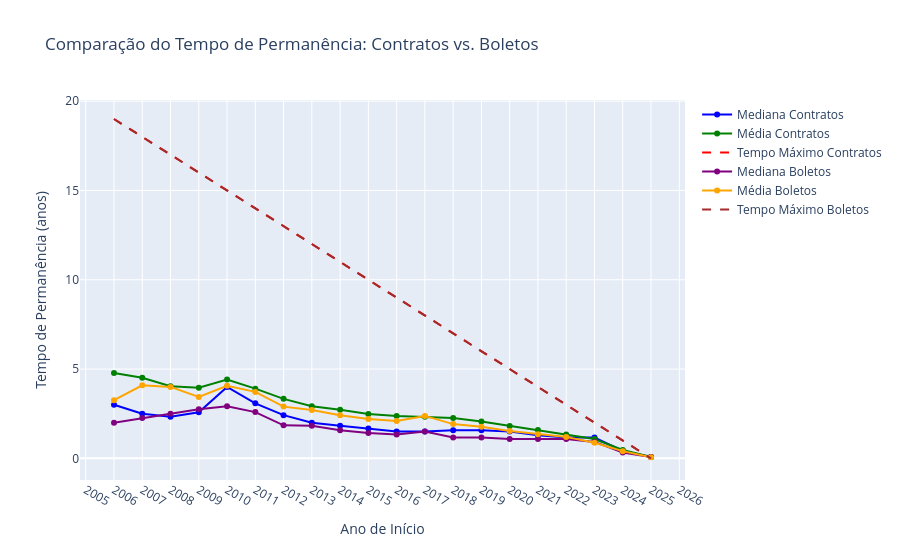

Notebook code cell kept with this figure:
### Markdown cell above
### 2006 Filtrado

### Code cell
analisar_permanencia_comparada(tabela_filtrada_2006)

### Figure 1 — Plotly figure (JSON) as saved in the notebook; plotly's stock layout.template omitted (floating-point values rounded to 4 significant figures)
{"data": [{"line": {"color": "blue"}, "mode": "lines+markers", "name": "Mediana Contratos", "type": "scatter", "x": [2006, 2007, 2008, 2009, 2010, 2011, 2012, 2013, 2014, 2015, 2016, 2017, 2018, 2019, 2020, 2021, 2022, 2023, 2024, 2025], "y": [3.0, 2.5, 2.33, 2.58, 4.0, 3.08, 2.42, 2.0, 1.83, 1.67, 1.5, 1.5, 1.58, 1.58, 1.5, 1.29, 1.17, 1.17, 0.42, 0.08]}, {"line": {"color": "green"}, "mode": "lines+markers", "name": "Média Contratos", "type": "scatter", "x": [2006, 2007, 2008, 2009, 2010, 2011, 2012, 2013, 2014, 2015, 2016, 2017, 2018, 2019, 2020, 2021, 2022, 2023, 2024, 2025], "y": [4.78, 4.517, 4.042, 3.956, 4.419, 3.902, 3.331, 2.918, 2.724, 2.482, 2.372, 2.328, 2.266, 2.066, 1.81, 1.591, 1.337, 1.08, 0.4699, 0.08]}, {"line": {"color": "red", "dash": "dash"}, "mode": "lines", "name": "Tempo Máximo Contratos", "type": "scatter", "x": [2006, 2007, 2008, 2009, 2010, 2011, 2012, 2013, 2014, 2015, 2016, 2017, 2018, 2019, 2020, 2021, 2022, 2023, 2024, 2025], "y": [19, 18, 17, 16, 15, 14, 13, 12, 11, 10, 9, 8, 7, 6, 5, 4, 3, 2, 1, 0]}, {"line": {"color": "purple"}, "mode": "lines+markers", "name": "Mediana Boletos", "type": "scatter", "x": [2006, 2007, 2008, 2009, 2010, 2011, 2012, 2013, 2014, 2015, 2016, 2017, 2018, 2019, 2020, 2021, 2022, 2023, 2024, 2025], "y": [2.0, 2.26, 2.5, 2.75, 2.92, 2.59, 1.85, 1.83, 1.58, 1.42, 1.33, 1.5, 1.17, 1.17, 1.08, 1.08, 1.08, 0.92, 0.33, 0.08]}, {"line": {"color": "orange"}, "mode": "lines+markers", "name": "Média Boletos", "type": "scatter", "x": [2006, 2007, 2008, 2009, 2010, 2011, 2012, 2013, 2014, 2015, 2016, 2017, 2018, 2019, 2020, 2021, 2022, 2023, 2024, 2025], "y": [3.259, 4.091, 4.001, 3.437, 4.06, 3.722, 2.897, 2.703, 2.419, 2.209, 2.086, 2.377, 1.918, 1.776, 1.537, 1.357, 1.202, 0.8776, 0.405, 0.0625]}, {"line": {"color": "brown", "dash": "dash"}, "mode": "lines", "name": "Tempo Máximo Boletos", "type": "scatter", "x": [2006, 2007, 2008, 2009, 2010, 2011, 2012, 2013, 2014, 2015, 2016, 2017, 2018, 2019, 2020, 2021, 2022, 2023, 2024, 2025], "y": [19, 18, 17, 16, 15, 14, 13, 12, 11, 10, 9, 8, 7, 6, 5, 4, 3, 2, 1, 0]}], "layout": {"showlegend": true, "title": {"text": "Comparação do Tempo de Permanência: Contratos vs. Boletos"}, "xaxis": {"dtick": 1, "tickmode": "linear", "title": {"text": "Ano de Início"}}, "yaxis": {"title": {"text": "Tempo de Permanência (anos)"}}}}
